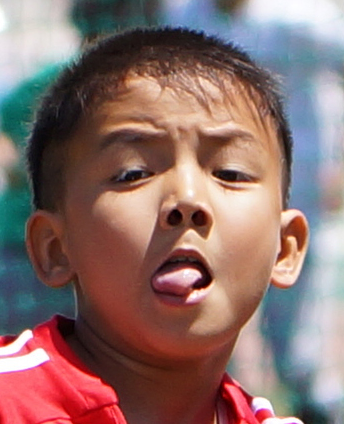
%> input picture myworkspace/picture_analyse_4/bobby.bmp, 344 x 424 px
$ octave reconstruct.m   (GNU Octave 9; MATLAB toolbox functions it lacks are replaced by stand-ins)
%> lines starting %> are read from the running program, lines starting %| are printed output that depends on the picture; in (x1, y1, x2, y2) boxes, pixels count from 0 and x2, y2 are one past the last pixel; in counts of white or black regions, pixels touching at a corner belong together; the program's own positions count from 1
close all
%使用相位和幅度对图像进行重建的效果比较
f1 = rgb2gray(imread('bobby.bmp'));
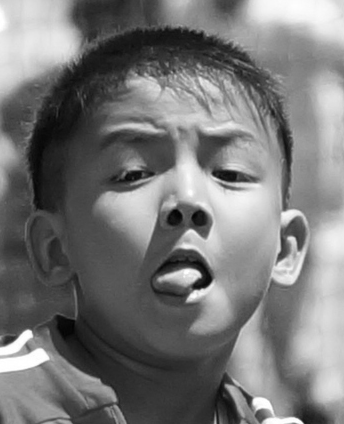
%> f1: size 424x344 uint8; min 3, max 255, mean 119.2
F1 = fftshift(fft2(f1));
P1 = angle(F1);
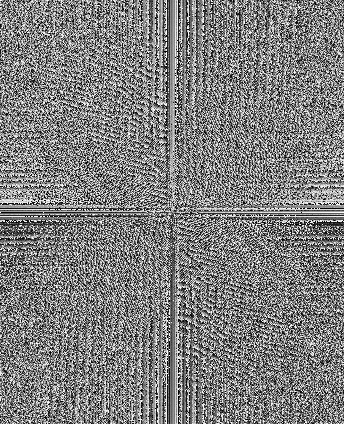
%> P1: size 424x344 double; min -3.14, max 3.14, mean 4.31e-05; drawn with min black and max white
M1 = abs(F1);
figure(1), subplot(1,3,1), imshow(f1), title('image')
subplot(1,3,2), imshow(log(M1+1),[]), title('magnitude')
%> after `imshow(log(M1+1),[])`:
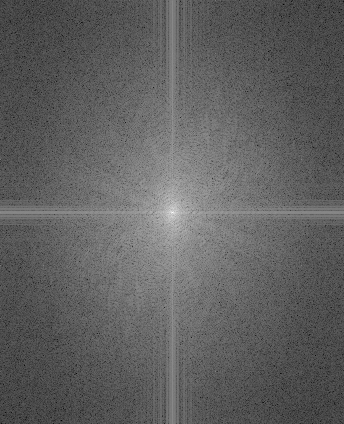
%> displayed picture: size 424x344, on the screen's scale of 0 to 255; min 0, max 255, mean 95.9
subplot(1,3,3), imshow(P1,[]), title('phase')

% rectangle
[h, w] = size(f1);
%> h = 424; w = 344
f2 = zeros(h, w);
side_len = 0.1;
r1 = ceil((0.5-side_len/2)*h);
%> r1 = 191
r2 = ceil((0.5+side_len/2)*h);
%> r2 = 234
c1 = ceil((0.5-side_len/2)*w);
%> c1 = 155
c2 = ceil((0.5+side_len/2)*w);
%> c2 = 190
f2(r1:r2,c1:c2) = 1;
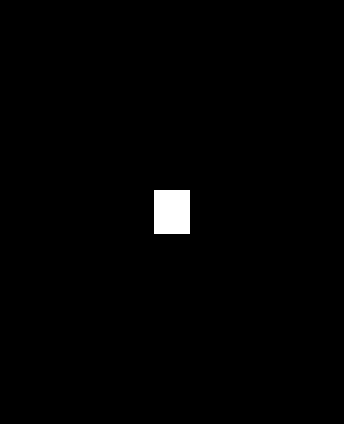
%> f2: size 424x344 double; values 0 (black) and 1 (white), 1.1% white; 1 white region, box (x1, y1, x2, y2) and area: (154, 190, 190, 234) 1584
F2 = fftshift(fft2(f2));
P2 = angle(F2);
M2 = abs(F2);
figure(2), subplot(1,3,1), imshow(f2), title('image')
subplot(1,3,2), imshow(log(M2+1),[]), title('magnitude')
subplot(1,3,3), imshow(P2,[]), title('phase')
%> after `title('phase')`:
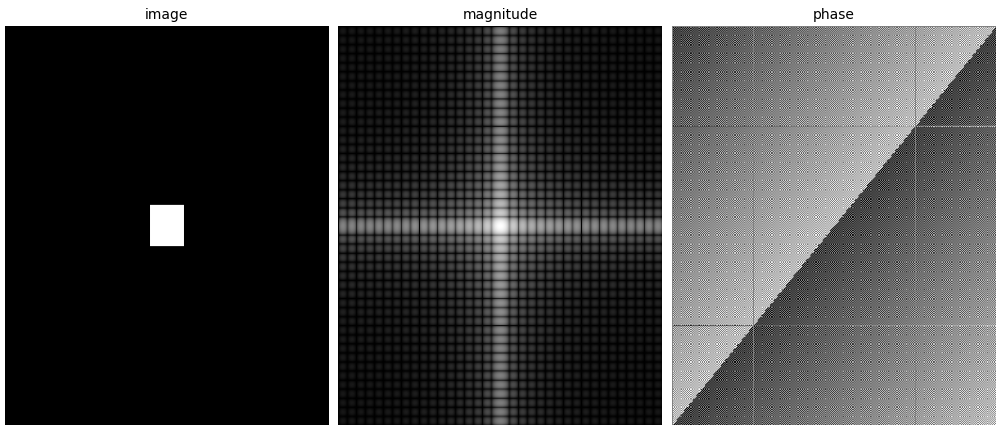
%> figure redrawn from the program's plot data, 3 panels

% use magnitude of face to reconstruct
recon1_magnitude = (ifft2(ifftshift(M1)));
figure(3), subplot(1,3,1), imshow(real(recon1_magnitude), []), title('magnitude of face')

% use phase of face to reconstruct
F1_phase = cos(P1) + 1i*sin(P1);
recon1_phase = (ifft2(ifftshift(F1_phase)));
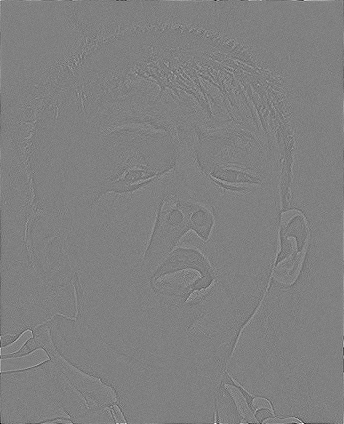
%> recon1_phase: size 424x344 double; min -0.0493, max 0.0486, mean 6.86e-06; drawn with min black and max white
figure(3), subplot(1,3,2), imshow(real(recon1_phase), []), title('phase of face')

% use phase of face and magnitude of rectangle to reconstruct
F1_phase1_mag2 = F1_phase .* M2;
recon1_phase1_mag2 = (ifft2(ifftshift(F1_phase1_mag2)));
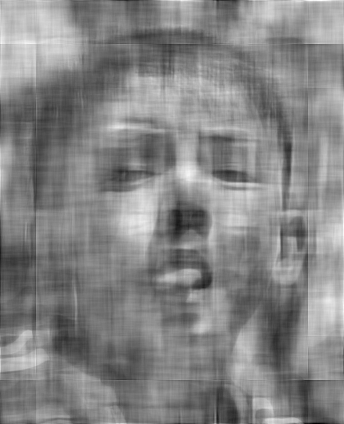
%> recon1_phase1_mag2: size 424x344 double; min -0.387, max 0.378, mean 0.0109; drawn with min black and max white
figure(3), subplot(1,3,3), imshow(real(recon1_phase1_mag2), []), title('phase of face + magnitude of rectangle')

$ run again, with myworkspace/picture_analyse_4/F0020.bmp copied over myworkspace/picture_analyse_4/bobby.bmp
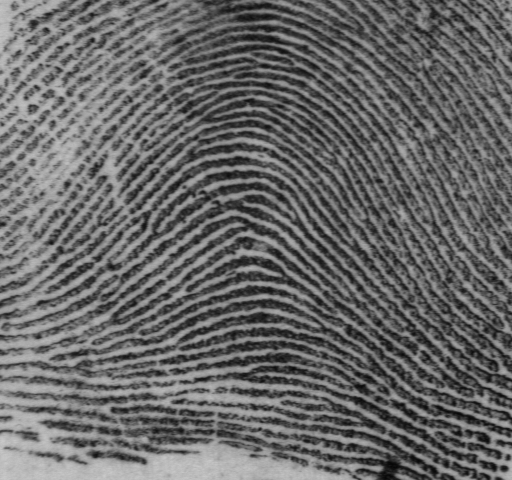
%> input picture myworkspace/picture_analyse_4/F0020.bmp, 512 x 480 px
%> f1 is the input picture: size 480x512 uint8; min 6, max 201, mean 103.9
%> f2: size 480x512 double; values 0 (black) and 1 (white), 1% white; 1 white region, box (x1, y1, x2, y2) and area: (230, 215, 282, 264) 2548
%> `title('phase')`:
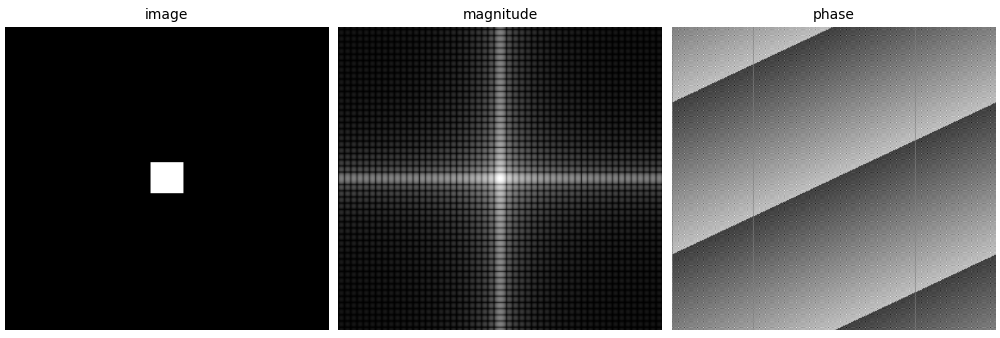
%> figure redrawn from the program's plot data, 3 panels
%> `recon1_phase1_mag2 = (ifft2(ifftshift(F1_phase1_mag2)));`:
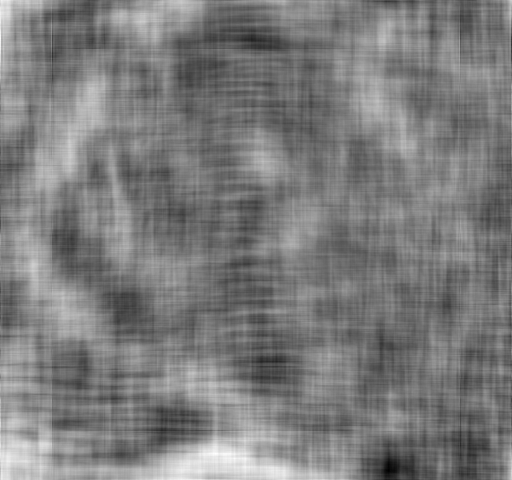
%> recon1_phase1_mag2: size 480x512 double; min -0.427, max 0.472, mean 0.0104; drawn with min black and max white

$ run again, with myworkspace/picture_analyse_4/F0133.bmp copied over myworkspace/picture_analyse_4/bobby.bmp
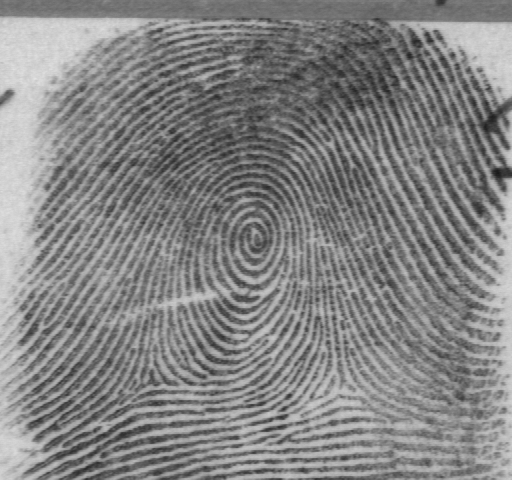
%> input picture myworkspace/picture_analyse_4/F0133.bmp, 512 x 480 px
%> f1 is the input picture: size 480x512 uint8; min 25, max 227, mean 132.2
%> f2: size 480x512 double; values 0 (black) and 1 (white), 1% white; 1 white region, box (x1, y1, x2, y2) and area: (230, 215, 282, 264) 2548
%> `title('phase')`:
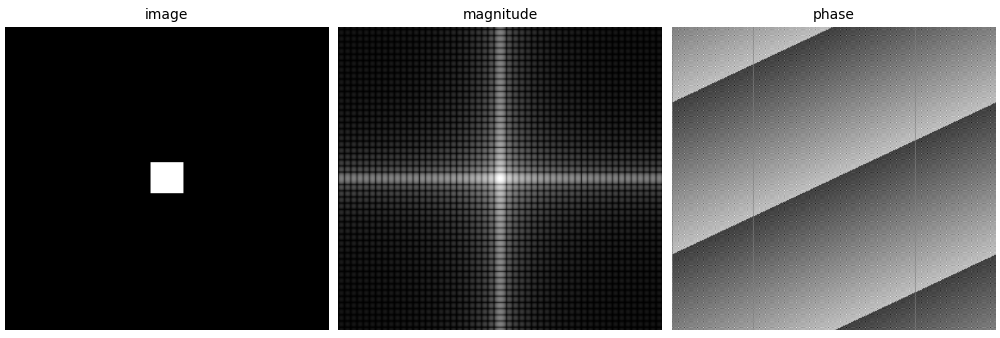
%> figure redrawn from the program's plot data, 3 panels
%> `recon1_phase1_mag2 = (ifft2(ifftshift(F1_phase1_mag2)));`:
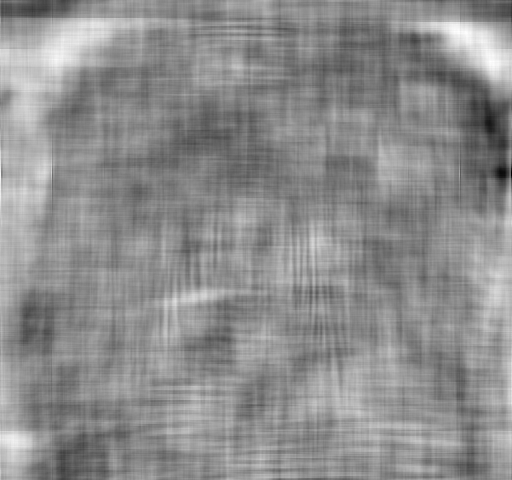
%> recon1_phase1_mag2: size 480x512 double; min -0.522, max 0.438, mean 0.0104; drawn with min black and max white

$ run again, with myworkspace/picture_analyse_4/1.jpg saved as myworkspace/picture_analyse_4/bobby.bmp
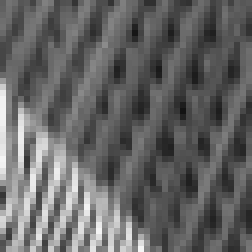
%> input picture myworkspace/picture_analyse_4/1.jpg, 42 x 42 px (shown 6 times larger)
%> f1 is the input picture: size 42x42 uint8; min 19, max 245, mean 100.7
%> f2: size 42x42 double; values 0 (black) and 1 (white), 2% white; 1 white region, box (x1, y1, x2, y2) and area: (18, 18, 24, 24) 36
%> `recon1_phase1_mag2 = (ifft2(ifftshift(F1_phase1_mag2)));`:
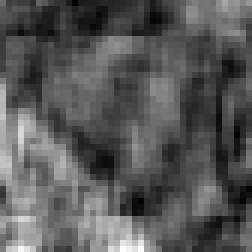
%> recon1_phase1_mag2: size 42x42 double (shown 6 times larger); min -0.284, max 0.591, mean 0.0204; drawn with min black and max white
